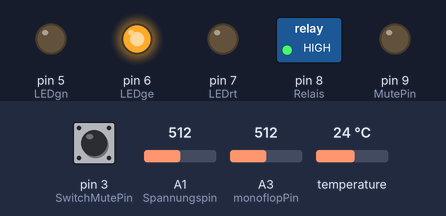
A sketch run on a simulated Arduino Uno, built with avr-gcc and run on an emulated ATmega328P. On the bench: switched loads named in the sketch (green lamp = pin HIGH), output pins drawn as LEDs (lit = HIGH). Dashed ring = blinking. The test bench sets the inputs (shaded band); at power-on: pin 3 (SwitchMutePin) HIGH, A1 (Spannungspin) = 512, A3 (monoflopPin) = 512, temperature 24 °C. The local clock reads 2024-03-15 10:24:30 at power-on unless the sketch sets it; storage starts empty; what the sketch prints to the serial monitor is not drawn.

Above: at 3.3 s.
3.4 s: pin 3 (SwitchMutePin) pulled LOW for 1 s
At 4.7 s:
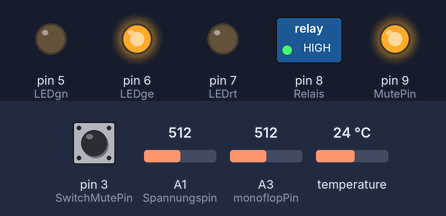
5.9 s: A1 (Spannungspin) set to 490
At 7.1 s:
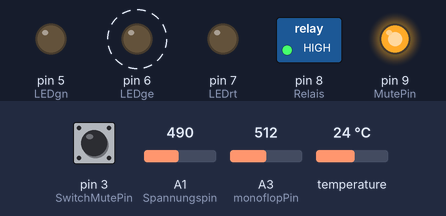
9.9 s: A1 (Spannungspin) set to 446
At 11.5 s:
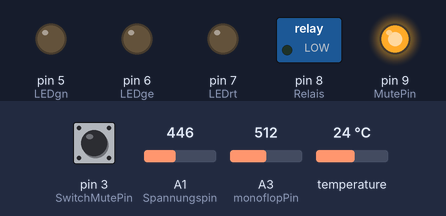
11.8 s: pin 3 (SwitchMutePin) pulled LOW for 0.15 s
At 11.87 s:
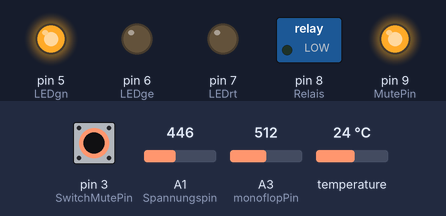
13.4 s: pin 3 (SwitchMutePin) pulled LOW for 3.2 s
At 17.1 s:
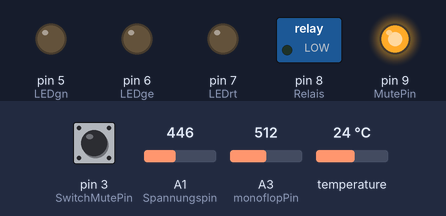
20.6 s: A1 (Spannungspin) set to 511
At 22.0 s:
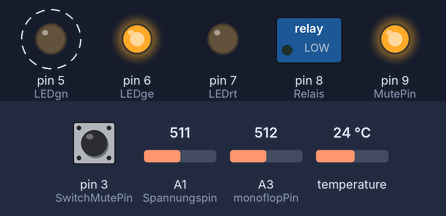
Timing chart, 0 to 25.2 s (numbered marks = the images above; inputs shaded):
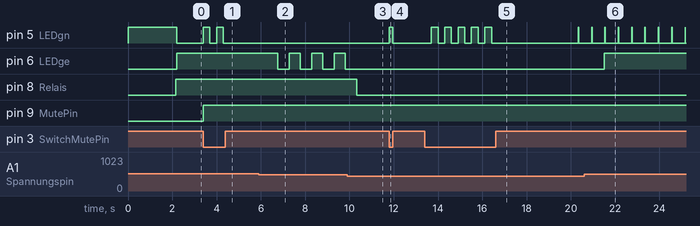

The sketch:

SpaTZ.ino
```cpp
// (licence header left out)
/*
 * Das Programm schreibt Datum und Uhrzeit, Temperatur, Spannung und Audiosignal auf SD_Karte.
 * Die LED's signalisieren den Ladezustand des Akkus.
 * Bei weniger als 10,5 Volt wird der Akku mittels Relais abgeschaltet.
 * In Zeile 1 kann ein "Kunde" bzw. eine "Kunden-Nr." eingetragen werden.
 * Die Signalauswertung wird über ein Zeit/Spannungsfenster realisiert.
 * Der ursprüngliche Code stammt aus dem Artikel "Spuren hinterlassen - Datenlogging mit Arduino" von Michael Stal (https://heise.de/-3348205).
 */

#include "Arduino.h"
#include <Wire.h>
#include "RTClib.h"
#include <SPI.h>
#include "SdFat.h"
#include "DallasTemperature.h"
#include "OneWire.h"
#include "TimeLib.h"
#include "DS1307RTC.h"

////////////////////////////////
// DEBUG
///////////////////////////////
#define DEBUG
#ifdef DEBUG
    #define DPRINT(...) Serial.print(__VA_ARGS__)
    #define DPRINTLN(...) Serial.println(__VA_ARGS__)
  #else
    #define DPRINT(...)
    #define DPRINTLN(...)
#endif

/////////////////////////////////////////////////////////////////
// Timer / Zeiten in Millisekunden
/////////////////////////////////////////////////////////////////
#define			Time2SDwrite			60000		// Zeit zwischen 2 Schreibvorgängen auf SD-Karte
#define			Time2SDend				300			// Zeit bis Abschaltung nach Entfernung SD-Karte
#define			Time2SDcheck			13000		// Zeit zwischen 2 SD-Karten Prüfungen

#define			Time2Measure			1000		// Zeit zwischen 2 Messungen (Spannung, Temperatur)
#define			Time2Serial				1000		// Zeit bis zur nächsten Ausgabe am seriellen Montior

#define			Time2AutoMute			300	//150		// Zeit bis zur Aktivierung der automatischen Stummschaltung nach Sprechende

#define			Time2MuteBlink			300			// Blink-Puls-Pause-Verhältnis für manuelle Stummschaltung
#define			Time2AlarmBlink			500			// Blink-Puls-Pause-Verhältnis für alarmierende Spannung
#define			Time2KritBlink			200			// Blink-Puls-Pause-Verhältnis für kritische Spannung
#define			Time2Abschalt			10000

#define			Time2Zaehlen			100			// Zeitvorgabe (in Millisekunden) zwischen den Zählerstunden, siehe nächsten Abschnitt

/////////////////////////////////////////////////////////////////
// Zählvorgaben für Signalauswertung
/////////////////////////////////////////////////////////////////
#define			ZAEHLER_AN				20  //30				// Diese Variable sorgt für Einschaltverzögerung/sicherer Signalerkennung bei anliegendem Signal.
#define			ZAEHLER_AUS				250 //200				// Rechenbeispiel: Zahler_AN * Time2Zaehlen (z.B. 30 * 100ms = 3000ms = 3s)

/////////////////////////////////////////////////////////////////
// Anschlusspins
/////////////////////////////////////////////////////////////////
#define			Spannungspin			A1	// Hauptspannungsmessung
#define			LEDgn					5
#define			LEDge					6
#define			LEDrt					7
#define			Relais					8	// Einschaltrelais Hauptspannung
#define			monoflopPin				A3	// Port, an den der Monoflop-Ausgang angeschlossen wird
#define			TemperaturPin			2	// DS1820 Temperatursensor
#define			MutePin					9	// Betätigungstaste für Stummschaltung, Eingang
#define			SwitchMutePin			3	// Relais für Stummschaltung, Ausgang

/////////////////////////////////////////////////////////////////
// Definition der Wertebereiche
/////////////////////////////////////////////////////////////////

// Innerhalb den Wertebereiche stumm schalten, oberhalb und unterhalb Toleranz laut schalten
/*
 * Festlegung der Mikrofonwerte:
 * Mittenwert:	28
 * Toleranz:	+/- 100 = (Wertbereich) +128 / -72 für AUS! (innerhalb)
 * Min-/Max-Toleranz: +/- 350 = (Wertbereich) +378 / -322 für EIN! (außerhalb)
 */
#define			SIGNAL_MITTE			28L // Ohne Wertigkeit (V, A o.ä.), da keine Umrechnung möglich oder nötig (L stehen lassen, da Vorzeichen-behaftete Berechnung)
#define			TOLERANZ_AUS			180L//200L // Aus-Wertbereich, bei dem jeweils von der Mitte aus gesehen, ausgeschaltet werden soll.
#define			TOLERANZ_EIN			350L//500L // Ein-Wertbereich, bei dem jeweils von der Mitte aus gesehen, eingeschaltet werden soll.

#define			TEMP_AUS_ZAEHLER		100
#define			TEMP_AN_ZAEHLER			10

//////////////////////////////////////////////////////////////////////////////////////////
/*
 * Mehere Spannungsbereiche sind definiert:
 *
 * Volt
 * 14,5V	^
 * ....V	|
 * 12,9V	o	^
 * 12,6V		o	^
 * 12,4V			o	^
 * 11,8V				o	^
 * ....V					|
 * 0,50V					o	^
 * 0,00V						o
 ********************************* Abschnitte
 *			A	B	C	D	E	F
 */

#define			VOLT_OK(Spannung)			(Spannung <= 14.5 && Spannung > 12.7) 	// A
#define			VOLT_WARN(Spannung)			(Spannung <= 12.7 && Spannung > 12.2) 	// B
#define			VOLT_ALARM(Spannung)		(Spannung <= 12.2 && Spannung > 11.7) 	// C
#define			VOLT_KRIT(Spannung)			(Spannung <= 11.7 && Spannung > 11.2) 	// D
#define			VOLT_AUS(Spannung)			(Spannung <= 11.2 && Spannung > 0.5)	// E
#define			VOLT_TEST(Spannung)			(Spannung <= 0.5 && Spannung > 0.0)		// F

//////////////////////////////////////////////////////////////////////////////////////////

//!!!!!!!!!!!!!!!!!!!!!!!!!!!!!!!!!!!!!!!!!!!
// Diesen Abschnitt NICHT ändern!!!!!!!!!!!!!
//!!!!!!!!!!!!!!!!!!!!!!!!!!!!!!!!!!!!!!!!!!!

/////////////////////////////////////////////////////////////////
// DEKLARATIONEN & Definitionen
/////////////////////////////////////////////////////////////////
#define			LOGDATEI 				"Log_"
#define			PRAEFIXLAENGE sizeof(LOGDATEI) - 1
#define			TemperaturZeichen		'C'
#define			AnzahlDezimalStellen 	4

#define			SEP						F(";") // Trennzeichen für Dateiausgabe
#define			error(msg) sd.errorHalt(F(msg)) // Fehlermeldungen im Flash ablegen.

#define			chipSelect				SS // Chip Select auf Arduino Board

#define			AN						1
#define			AUS						0
#define			UNVERAENDERT			2
#define			OK						1
#define			NOK						0
#define			NEIN					0
#define			JA						1
#define			MAN						2
//!!!!!!!!!!!!!!!!!!!!!!!!!!!!!!!!!!!!!!!!!!!

const char WochenTage[7][12] =
{ "Sonntag", "Montag", "Dienstag", "Mittwoch", "Donnerstag", "Freitag", "Samstag" };

char dateiName[13] = LOGDATEI "0000.csv"; // Z.B. Log_0004.csv
bool SDcheck = 1;
DateTime jetzt;

typedef enum e_millis_num {_SDwrite, _SDcheck, _SDend, _MuteBlink, _Check, _StummBlink, _AutoStumm, _AlarmBlink, _KritBlink, _Serial, _Zaehlen, _Abschalt, reset, _NO_States} ms;
uint16_t const Set[_NO_States] = {Time2SDwrite, Time2SDcheck, Time2SDend, Time2MuteBlink, Time2Measure, Time2MuteBlink, Time2AutoMute, Time2AlarmBlink, Time2KritBlink, Time2Serial, Time2Zaehlen, Time2Abschalt};
uint32_t T[_NO_States] = {0};

SdFat sd; 		// Zugriff auf Dateisystem der SD Karte
SdFile datei; 	// Log-Datei
RTC_DS1307 rtc;	// Zugriff auf RTC
OneWire oneWire(TemperaturPin);
DallasTemperature OneWireSensor(&oneWire);


// Audiosignalauswertung
bool Signal_EIN(int32_t SignalSpg)
{
	return (SignalSpg < (SIGNAL_MITTE - TOLERANZ_EIN) || SignalSpg > (SIGNAL_MITTE + TOLERANZ_EIN));
}

bool Signal_AUS(int32_t SignalSpg)
{
	return (SignalSpg > (SIGNAL_MITTE - TOLERANZ_AUS)  && SignalSpg < (SIGNAL_MITTE + TOLERANZ_AUS));
}

void dateTime(uint16_t* date, uint16_t* time) // Callback-Funktion für Datum/Uhrzeit der Datei
{
	DateTime now = rtc.now();
	*date = FAT_DATE(now.year(), now.month(), now.day());
	*time = FAT_TIME(now.hour(), now.minute(), now.second());
}

bool timing(const ms Timer, const ms tmp = reset)
{
	static ms RESET = reset;
	if(Timer == reset)
	{
		if (tmp != reset)	T[tmp] = millis();
		else				T[RESET] = millis();
		return 0;
	}
	RESET = Timer;
	if ((millis() - T[Timer]) > Set[Timer]) return 1;
	else return 0;
}

void initRTC()	// Echtzeituhr initialisieren
{
	if (!rtc.begin())
	{ // ist eine Uhr angeschlossen?
		Serial.println("Echtzeituhr fehlt");
		while (1); // Fehlerschleife
	}
	if (!rtc.isrunning())
	{ // Uhr schon gesetzt?
		Serial.println("RTC bisher noch nicht gesetzt!");
		// => Initialisiere Zeit und Datum auf Compile-Zeit
		rtc.adjust(DateTime(F(__DATE__), F(__TIME__)));
	}
}

/*  code to process time sync messages from the serial port   */
#define TIME_HEADER  'T'   // Header tag for serial time sync message

unsigned long processSyncMessage(void) {
  unsigned long pctime = 0L;
  const unsigned long DEFAULT_TIME = 1357041600; // Jan 1 2013

  if(Serial.find(TIME_HEADER)) {
     pctime = Serial.parseInt();
     return pctime;
     if( pctime < DEFAULT_TIME) { // check the value is a valid time (greater than Jan 1 2013)
       pctime = 0L; // return 0 to indicate that the time is not valid
     }
  }
  return pctime;
}

void initSDCardReader(void)		// Kartenleser initialisieren
{
	// SD Card mit SPI_HALF_SPEED initialisieren, um Fehler bei Breadboardnutzung zu vermeiden.  Sonst => SPI_FULL_SPEED
	if (!sd.begin(chipSelect, SPI_HALF_SPEED))
		{
			digitalWrite(LEDgn, LOW);
			sd.initErrorHalt();  // Zugriff auf SD?
		}
	if (PRAEFIXLAENGE > 8)
		error("Dateipr\344fix zu lang"); // Dateiformat 8.3
	Serial.println("SD Prefix");
	// Standarddateiname LOGDATEI  + laufende Nummer, z.B. TMP3603.csv
	// Sobald alle Suffixe 00..99 verbraucht sind, geht es von vorne los: round robin

	  while (sd.exists(dateiName)) {
	    if (dateiName[PRAEFIXLAENGE + 3] != '9') {
	     dateiName[PRAEFIXLAENGE + 3]++;
	    }
	    else if (dateiName[PRAEFIXLAENGE + 2] != '9') {
	      dateiName[PRAEFIXLAENGE + 3] = '0';
	      dateiName[PRAEFIXLAENGE + 2]++;
	    }
	    else if (dateiName[PRAEFIXLAENGE + 1] != '9') {
	      dateiName[PRAEFIXLAENGE + 2] = '0';
	      dateiName[PRAEFIXLAENGE + 1]++;
	    }
	    else if (dateiName[PRAEFIXLAENGE] != '9') {
	      dateiName[PRAEFIXLAENGE + 1] = '0';
	      dateiName[PRAEFIXLAENGE]++;
	    }
	    else {
	      error("Kann Datei nicht erzeugen");
	    }
	  }

	SdFile::dateTimeCallback(dateTime);

	if (!datei.open(dateiName, O_CREAT | O_WRITE | O_EXCL))
		{
			digitalWrite(LEDgn, LOW);
			error("Datei \366ffnen misslungen!"); // Jetzt öffnen:
		}
	else
	{
		Serial.print(F("Logging auf: "));
		Serial.println(dateiName);
	}
	schreibeHeader(); // Header schreiben
}

class CommaForDot : public Print	// Ersetze Punkt durch Komma
{
public:
    CommaForDot(Print &downstream) : downstream(downstream) {}
    virtual size_t write(uint8_t c)
    {
    	return downstream.write(c=='.' ? ',' : c);
    }
private:
    Print &downstream;
};

void WertAusgeben(const String PreCursor = "",const float Wert = 0.0,const String PostCursor = "")
{
	CommaForDot filterSerial(Serial);
	Serial.print(PreCursor);
	filterSerial.print(Wert);
	Serial.println(PostCursor);
}

void ZeitAusgeben(const DateTime *jetzt)
{
	Serial.print(jetzt->year(), DEC);
	Serial.print(jetzt->month() < 10 ? "/0" : "/");
	Serial.print(jetzt->month(), DEC);
	Serial.print(jetzt->day() < 10 ? "/0" : "/");
	Serial.print(jetzt->day(), DEC);
	Serial.print(" (");
	Serial.print(WochenTage[jetzt->dayOfTheWeek()]);
	Serial.print(jetzt->hour() < 10 ? ") 0" : ") ");
	Serial.print(jetzt->hour(), DEC);
	Serial.print(jetzt->minute() < 10 ? ":0" : ":");
	Serial.print(jetzt->minute(), DEC);
	Serial.print(jetzt->second() < 10 ? ":0" : ":");
	Serial.println(jetzt->second(), DEC);
}

void schreibeHeader(void)
{
	datei.println(F("Logdatei f\374r Kunde"));
	datei.print(F("Datum"));
	datei.print(SEP);
	datei.print(F("Uhrzeit"));
	datei.print(SEP);
	datei.print(F("Temperatur"));
	datei.print(SEP);
	datei.print(F("Spannung"));
	datei.print(SEP);
	datei.print(F("Signal"));
	datei.print(SEP);
	datei.print(F("Stumm"));
	datei.print(SEP);
	datei.println(F("Abschaltung"));
	if (!datei.sync() || datei.getWriteError())
	{
		error("Schreibfehler!");
		SDcheck = 0;
	}
}

void schreibeMessung(const float &Temperatur,const DateTime &jetzt,const float &Spannung,const bool &Signal, const uint8_t &Stummschaltung)
{
	if (datei.isOpen())
	{
		CommaForDot filterDatei(datei);
		datei.print(jetzt.day());
		datei.print(F("."));
		datei.print(jetzt.month());
		datei.print(F("."));
		datei.print(jetzt.year());
		datei.print(SEP);
		datei.print(jetzt.hour());
		datei.print(jetzt.minute() < 10 ? ":0" : ":");
		datei.print(jetzt.minute());
		datei.print(jetzt.second() < 10 ? ":0" : ":");
		datei.print(jetzt.second());
		datei.print(SEP);
		filterDatei.print(Temperatur);
		datei.print(SEP);
		filterDatei.print(Spannung);
		datei.print(SEP);
		datei.print(Signal==1?"Ja":"");
		datei.print(SEP);

		switch (Stummschaltung)
		{
			case NEIN: datei.print(""); break;
			case JA: datei.print("auto"); break;
			case MAN: datei.print("Manuell"); break;
		}

//		datei.print(Stummschaltung==0?"1":"");
		datei.print(SEP);
		if (VOLT_AUS(Spannung)) datei.println("Ja"); //Unterspannungsabschaltung
		else datei.println("");
		if (!datei.sync() || datei.getWriteError())
		{
			Serial.println("Schreibfehler!"); // Dateisync, um Datenverlust zu vermeiden:
			SDcheck = 0;
		}
	}
	else
		{
		Serial.println("Datei \366ffnen misslungen!");
		SDcheck = 0;
		}
}

void SerialMonitor(const bool &Signal,const float &Spannungswert,const float &Temperatur,const uint32_t &SignalSpg, const bool &stumm)
{
	if (timing(_Serial)) // jede x Sekunden Daten auf seriellem Port ausgeben
	{
		ZeitAusgeben(&jetzt); // Datum/Uhrzeit schreiben am seriellen Monitor
		WertAusgeben("Spannung: ", Spannungswert, " V="); //Endgültigen Spannungswert im seriellen Monitor anzeigen
		WertAusgeben("Temperatur: ",Temperatur," \260C");
		Serial.print(Signal == AN ? "Signal" : "- -- -");
		Serial.println(stumm == AN ? " Auto-Stumm" : " LAUT");
		Serial.print("Signalstärke: ");
		Serial.println(SignalSpg);
		timing(reset);
	}
}

void Blinken(uint8_t LED)
{
	static bool tmp[16] = {0};
	digitalWrite(LED, tmp[LED] ^= 1);
}

uint8_t AutoMute(const uint32_t &Signal, const bool &manual_mute)
{
	static bool tmp = AUS;
	static uint8_t last = AN;
	static uint16_t temp2off = 0;
	static uint16_t temp2on = 0;

// Manual-Mute
	if (manual_mute)
	{
		digitalWrite(MutePin, HIGH);
		last = MAN;
		return (MAN);
	}
// Stummschaltung aufheben
	else if (Signal_EIN(Signal))
	{
		if (!tmp)
		{
			if (temp2on < TEMP_AN_ZAEHLER) temp2on++;
			else if (temp2on >= TEMP_AN_ZAEHLER)
			{
				digitalWrite(MutePin, LOW);
				tmp = AN;
				last = AUS;
				temp2on = 0;
				return AUS;
			}
		}

	}
// Bereich zwischen Ein- und Ausschaltung "ausblenden" mittels Timer-Reset und Merkervariable

// stummschalten, wenn Zeit abgelaufen
	else if (Signal_AUS(Signal))
	{
		if (timing(_AutoStumm) && !tmp)
		{
			digitalWrite(MutePin, HIGH);
			tmp = AN;
			last = AN;
			return AN;
		}
		else if (temp2off >= TEMP_AUS_ZAEHLER)
		{
			timing(reset, _AutoStumm);
			tmp = AUS;
			temp2off = 0;
		}
		else if (tmp)
		{
			temp2off++;
		}
	}
	return last;
}

// Auswertung des AutoMute Signals zur Ermittlung des Langzeitzustands
uint8_t Auswertung(const bool &Spannung,const uint8_t &Mute_Signal)
{
	static uint8_t chunks = 0;
	static uint8_t Status = AUS;
	static uint8_t upcount = 0;

	if (!Spannung) return AUS;

	if (timing(_Zaehlen))
	{
		timing(reset);

		if (Status == Mute_Signal)
		{
			if ((Status == AUS || Status == MAN) && chunks >= ZAEHLER_AN)
			{
				chunks = 0;
				Status = AN;
			}
			else if (Status == AN && chunks >= ZAEHLER_AUS)
			{
				chunks = 0;
				Status = AUS;
			}
			else chunks++;
		}
		else if (chunks > 0)
		{
			if (upcount >= 10)
			{
				if (Status == AUS || Status == MAN)
				{
					chunks--;
					upcount = 0;
				}
				else if (Status == AN)
				{
					chunks = 0;
					upcount = 0;
				}
			}
			else upcount++;
		}
	}
	return Status;
}

void setup()
{
	Serial.begin(115200); // Serielle Kommunikation an
  DPRINTLN("[0/7] Serial begin");
	pinMode(LEDgn, OUTPUT);
	digitalWrite(LEDgn, HIGH);
	pinMode(LEDge, OUTPUT);
	pinMode(LEDrt, OUTPUT);
	pinMode(Relais, OUTPUT);
	digitalWrite(Relais, LOW);
	pinMode(monoflopPin, INPUT_PULLUP);
	pinMode(MutePin, OUTPUT);
	pinMode(SwitchMutePin, INPUT_PULLUP);

  DPRINTLN("[1/7] Initializing RTC");

	initRTC();          // Echtzeituhr initialisieren
	setSyncProvider(RTC.get);   // the function to get the time from the RTC

	if (timeStatus() != timeSet) Serial.println("Unable to sync with the RTC");
	else Serial.println("RTC has set the system time");

  DPRINTLN("[2/7] RTC initialized. Initializing SD-Card");

	initSDCardReader(); // SD Card initialisieren

  DPRINTLN("[3/7] Starting temperature sensor");

	OneWireSensor.begin();		// Temperatursensor initialisieren

  DPRINTLN("[4/7] Requesting temperatures...");

	OneWireSensor.requestTemperatures();
	delay(600);
	OneWireSensor.requestTemperatures();

  DPRINTLN("[5/7] Request sent. Activating Relay.");

	OneWireSensor.setWaitForConversion(false);
	digitalWrite(Relais, HIGH);

  DPRINTLN("[6/7] Relay active. Syncing time from RTC.");

	jetzt = rtc.now();

  DPRINTLN("[7/7] Setup complete, entering loop.");
}

void loop()
{
	static uint8_t SignalZustand = AUS; // Variable, die den Zustand des Monoflop speichert
	static uint8_t alterZustand = AN;
	static uint8_t autoStumm = AUS;

	static float Spannung = 13.0;
	static float Temperatur = OneWireSensor.getTempCByIndex(0);

	static int32_t Signal = SIGNAL_MITTE;

	bool stumm = !digitalRead(SwitchMutePin);  //Low-active Schalter, deshalb als Auswertung invertiert (stumm == AN/AUS)

	if (Serial.available())
	{
		time_t t = processSyncMessage();
		if (t != 0)
		{
			RTC.set(t); // setze RTC und Systemzeit auf empfangenen Wert
			setTime(t);
		}
	}
// alle x-Sekunden auf SD-Karte prüfen

	if (timing(_SDcheck))
	{
		SDcheck = sd.exists(dateiName) > 0?1:0;
		timing(reset);
	}

	if (timing(_Check))
	{
		Spannung = ((int(analogRead(Spannungspin) / 4.085) % 1000) / 10.0); //Spannungswert am analogen Eingang auslesen und mathematisch umwandeln um den Spannungswert in Volt zu erhalten
		jetzt = rtc.now(); // Datum & Zeit holen
		OneWireSensor.requestTemperatures(); // Temperaturmesswert auslesen
		Temperatur = OneWireSensor.getTempCByIndex(0);
		timing(reset);
	}

	SerialMonitor(SignalZustand, Spannung, Temperatur, Signal, autoStumm);

// Stummschaltung(Mute) mit grüner LED blinkend!!!
	if (stumm && timing(_MuteBlink))
	{
		Blinken(LEDgn);
		timing(reset);
	}
	else if (!stumm)
	{
		if (VOLT_OK(Spannung))	digitalWrite(LEDgn, HIGH);
		else					digitalWrite(LEDgn, LOW);
	}

// Gelbe LED leuchten/blinken/schnell blinken bei Spannungsabfall
	if (VOLT_OK(Spannung) || VOLT_TEST(Spannung))	digitalWrite(LEDge, LOW);
	else if (VOLT_WARN(Spannung))					digitalWrite(LEDge, HIGH);
	else if (VOLT_ALARM(Spannung) && timing(_AlarmBlink))
	{
		Blinken(LEDge);
		timing(reset);
	}
	else if (VOLT_KRIT(Spannung) && timing(_KritBlink))
	{
		Blinken(LEDge);
		timing(reset);
	}

// schaltet Relais frei, wenn SD-Karte vorhanden und Spannung ausreichend
	if (!(VOLT_AUS(Spannung) || VOLT_TEST(Spannung)) && SDcheck == 1) digitalWrite(Relais, HIGH);
	else if ((VOLT_AUS(Spannung) || (Temperatur >= 60.0)) && timing(_Abschalt))
	{
		schreibeMessung(Temperatur, jetzt, Spannung, SignalZustand, autoStumm);
		datei.close();
		digitalWrite(Relais, LOW);
		timing(reset);
	}
	else if (!SDcheck) digitalWrite(Relais, LOW);

	Signal = analogRead(monoflopPin);

	autoStumm = AutoMute(Signal, stumm);

	// Es wird in Zeitabschnitten ausgewertet. 1 Abschnitt entspricht 1 Sekunde
	SignalZustand = Auswertung(!(VOLT_AUS(Spannung)||VOLT_TEST(Spannung)), autoStumm);

	// Daten schreiben, wenn a) SD-Karte vorhanden UND b1)Zeit abgelaufen ODER b2)Änderung im Signal
	if (SDcheck && !(VOLT_AUS(Spannung) || VOLT_TEST(Spannung)) && (timing(_SDwrite) || SignalZustand != alterZustand ))
	{
		schreibeMessung(Temperatur, jetzt, Spannung, SignalZustand, autoStumm);
		timing(reset);
		alterZustand = SignalZustand;
	}
	else if (!SDcheck && timing(_SDend))
	{
		Blinken(LEDgn);
		timing(reset);
		if (!sd.begin(chipSelect, SPI_HALF_SPEED)) Serial.println("SD-Karte wurde entfernt");
		else if (!datei.isOpen())
			{
				datei.open(dateiName, O_RDWR|O_AT_END);
				timing(_SDwrite);
			}
	}
}
```

Measured:
- the behaviour switches between 503 and 502 on A1 (Spannungspin) (found by bisection; images 1 and 2)
- the behaviour switches between 462 and 461 on A1 (Spannungspin) (found by bisection; images 2 and 3)
- after the input at 3.4 s, pin 5 (LEDgn): alternates HIGH for 0.30 s and LOW for 0.30 s, 4 changes in all, then stays LOW, starting at once; pin 9 (MutePin): LOW → HIGH at once
- after the input at 5.9 s, pin 6 (LEDge): alternates HIGH for 0.50 s and LOW for 0.52 s, starting after 0.86 s
- after the input at 9.9 s, pin 6 (LEDge): stays LOW (without the input it goes to HIGH after 0.43 s); pin 8 (Relais): HIGH → LOW after 0.43 s
- after the input at 11.8 s, pin 5 (LEDgn): LOW → HIGH at once, → LOW 0.15 s later
- after the input at 13.4 s, pin 5 (LEDgn): goes 4 × (HIGH 0.30 s, LOW 0.30 s), HIGH 0.31 s, LOW 3.9 s, HIGH 0.03 s, then LOW, starting after 0.30 s
- after the input at 20.6 s, pin 6 (LEDge): LOW → HIGH after 0.91 s
